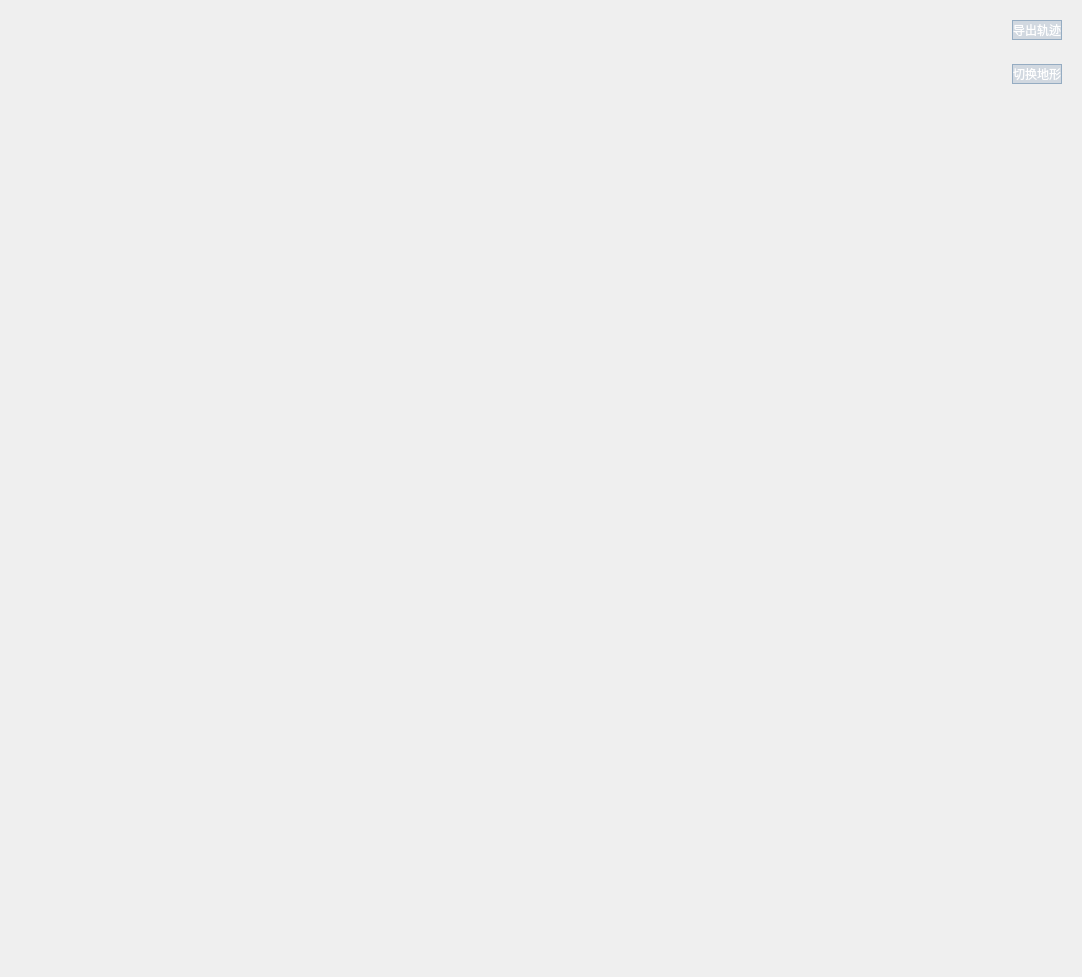
<?xml version="1.0" encoding="UTF-8"?>
<ui version="4.0">
 <class>WidgetOpenGL</class>
 <widget class="QWidget" name="WidgetOpenGL">
  <property name="geometry">
   <rect>
    <x>0</x>
    <y>0</y>
    <width>1082</width>
    <height>977</height>
   </rect>
  </property>
  <property name="windowTitle">
   <string>Form</string>
  </property>
  <layout class="QGridLayout" name="gridLayout">
   <item row="0" column="0">
    <widget class="QVTKOpenGLNativeWidget" name="widget" native="true">
     <layout class="QGridLayout" name="gridLayout_2">
      <item row="0" column="0">
       <spacer name="horizontalSpacer">
        <property name="orientation">
         <enum>Qt::Horizontal</enum>
        </property>
        <property name="sizeHint" stdset="0">
         <size>
          <width>914</width>
          <height>20</height>
         </size>
        </property>
       </spacer>
      </item>
      <item row="0" column="1">
       <layout class="QVBoxLayout" name="verticalLayout">
        <property name="spacing">
         <number>24</number>
        </property>
        <item>
         <widget class="QPushButton" name="btnExport">
          <property name="styleSheet">
           <string notr="true">QPushButton
{
	min-width: 	5em;
    min-height:  2.4em;
    border: 1px solid #95acc2;
    border-radius: 0.1em;
    padding-left: 1em;
    padding-right: 1em;
    color: #fefefe;
    background-color: #5595acc2;
}

QPushButton:hover
{
    background-color: #55f0f0f0;
}

QPushButton:pressed
{
    background-color: #5595acc2
}</string>
          </property>
          <property name="text">
           <string>导出轨迹</string>
          </property>
         </widget>
        </item>
        <item>
         <widget class="QPushButton" name="btnReload">
          <property name="styleSheet">
           <string notr="true">QPushButton
{
	min-width: 	5em;
    min-height:  2.4em;
    border: 1px solid #95acc2;
    border-radius: 0.1em;
    padding-left: 1em;
    padding-right: 1em;
    color: #fefefe;
    background-color: #5595acc2;
}

QPushButton:hover
{
    background-color: #55f0f0f0;
}

QPushButton:pressed
{
    background-color: #5595acc2
}</string>
          </property>
          <property name="text">
           <string>切换地形</string>
          </property>
         </widget>
        </item>
       </layout>
      </item>
      <item row="1" column="1">
       <spacer name="verticalSpacer">
        <property name="orientation">
         <enum>Qt::Vertical</enum>
        </property>
        <property name="sizeHint" stdset="0">
         <size>
          <width>20</width>
          <height>820</height>
         </size>
        </property>
       </spacer>
      </item>
     </layout>
    </widget>
   </item>
  </layout>
 </widget>
 <customwidgets>
  <customwidget>
   <class>QVTKOpenGLNativeWidget</class>
   <extends>QWidget</extends>
   <header location="global">QVTKOpenGLNativeWidget.h</header>
   <container>1</container>
  </customwidget>
 </customwidgets>
 <resources/>
 <connections/>
</ui>
